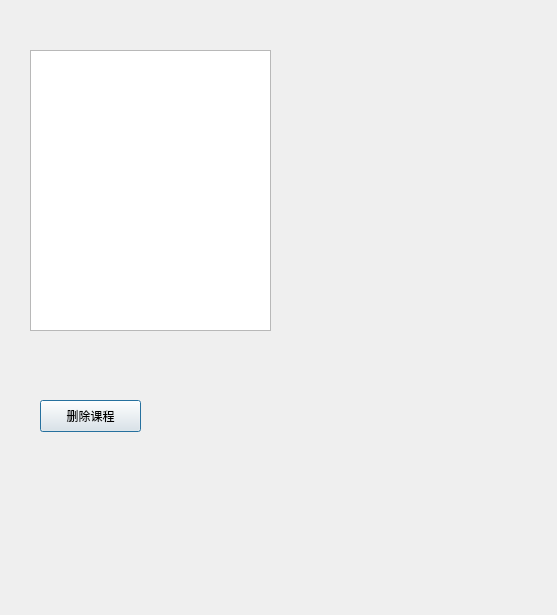
<?xml version="1.0" encoding="UTF-8"?>
<ui version="4.0">
 <class>RemoveCourse</class>
 <widget class="QDialog" name="RemoveCourse">
  <property name="geometry">
   <rect>
    <x>0</x>
    <y>0</y>
    <width>557</width>
    <height>615</height>
   </rect>
  </property>
  <property name="windowTitle">
   <string>Dialog</string>
  </property>
  <widget class="QListWidget" name="showList">
   <property name="geometry">
    <rect>
     <x>30</x>
     <y>50</y>
     <width>241</width>
     <height>281</height>
    </rect>
   </property>
  </widget>
  <widget class="QPushButton" name="confirmButton">
   <property name="geometry">
    <rect>
     <x>40</x>
     <y>400</y>
     <width>101</width>
     <height>32</height>
    </rect>
   </property>
   <property name="text">
    <string>删除课程</string>
   </property>
  </widget>
 </widget>
 <resources/>
 <connections/>
</ui>
